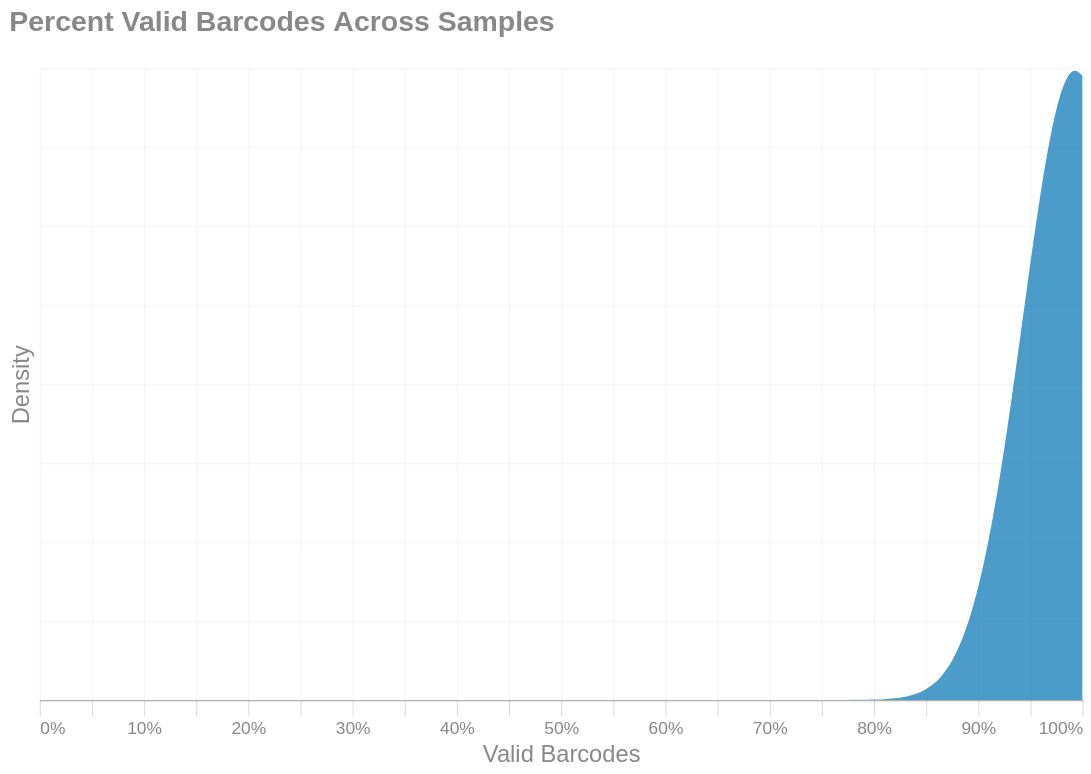

The notebook cell saved with this chart:
### Code cell
#| label: iZ0PAboEnmySE0P_validplot
with SafeRender(percdata):
    (
        alt.Chart(percdata)
        .transform_density(
            'Valid',
            as_=['Valid Barcodes', 'density'],
            extent=[0,1],
            bandwidth=0.05
        )
        .mark_area(opacity = 1, line=False, interpolate="basis")
        .encode(
            x=alt.X("Valid Barcodes:Q").axis(format='%'),
            y=alt.Y('density:Q').title("Density").axis(labels=False),
            tooltip = [
                alt.Tooltip("Valid Barcodes:Q", bin=True, title="Percent Valid", format = ".0%")
            ]
        )
        .properties(
            title='Percent Valid Barcodes Across Samples',
            usermeta={'embedOptions': {'downloadFileName': 'valid.barcodes.percent'}}
        )
    ).display()

### Figure 1 — Vega-Lite specification as saved in the notebook (floating-point values rounded to 4 significant figures; data arrays with more than 128 entries replaced by an {"elided": "..."} marker saying what was removed)
{"width": "container", "height": 400, "config": {"title": {"anchor": "start", "dy": -15, "fontSize": 18, "color": "#888888", "subtitleColor": "#888888", "subtitleFontSize": 14}, "arc": {"fill": "#0072B2"}, "axis": {"domainColor": "#888888", "domainWidth": 0.5, "gridWidth": 0.2, "grid": false, "titleFontWeight": 400, "titleFontSize": 15, "labelFontSize": 11, "labelColor": "#888888", "tickColor": "#888888", "tickWidth": 0.2, "titleColor": "#888888"}, "axisBand": {"grid": false}, "axisX": {"grid": true, "tickSize": 10, "domainCap": "round"}, "axisY": {"domain": false, "grid": true, "tickSize": 0, "domainCap": "round"}, "background": "transparent", "header": {"labelFontSize": 15, "labelColor": "#888888", "titleFontSize": 15, "titleFontWeight": 600, "titleColor": "#888888"}, "legend": {"labelFont": "sans-serif", "labelFontSize": 12, "labelColor": "#888888", "symbolSize": 100, "symbolType": "circle", "titleFontSize": 12, "titlePadding": 10, "titleColor": "#888888", "title": null}, "range": {"category": ["#E69F00", "#56B4E9", "#009E73", "#F0E442", "#0072B2", "#D55E00", "#CC79A7", "#000000"], "diverging": ["#cfe8f3", "#a2d4ec", "#73bfe2", "#46abdb", "#1696d2", "#12719e"]}, "area": {"fill": "#0072B2", "fillOpacity": 0.7, "line": true, "strokeOpacity": 0.7}, "line": {"color": "#0072B2", "stroke": "#0072B2", "strokeWidth": 2}, "trail": {"color": "#0072B2", "stroke": "#0072B2", "strokeWidth": 0, "size": 1}, "point": {"filled": true, "fillOpacity": 1.0, "size": 95}, "text": {"color": "#888888", "fontSize": 11, "align": "right", "fontWeight": 400, "size": 11}, "bar": {"fill": "#0072B2", "stroke": null}, "view": {"stroke": null, "continuousWidth": 660, "continuousHeight": 400}}, "data": {"name": "data-a1a6fd2484098a95770d558d9f991f9d"}, "mark": {"type": "area", "interpolate": "basis", "line": false, "opacity": 1}, "encoding": {"tooltip": [{"bin": true, "field": "Valid Barcodes", "format": ".0%", "title": "Percent Valid", "type": "quantitative"}], "x": {"axis": {"format": "%"}, "field": "Valid Barcodes", "type": "quantitative"}, "y": {"axis": {"labels": false}, "field": "density", "title": "Density", "type": "quantitative"}}, "title": "Percent Valid Barcodes Across Samples", "transform": [{"density": "Valid", "bandwidth": 0.05, "extent": [0, 1], "as": ["Valid Barcodes", "density"]}], "usermeta": {"embedOptions": {"downloadFileName": "valid.barcodes.percent"}}, "$schema": "https://vega.github.io/schema/vega-lite/v6.4.1.json", "datasets": {"data-a1a6fd2484098a95770d558d9f991f9d": {"elided": "351 records"}}}
